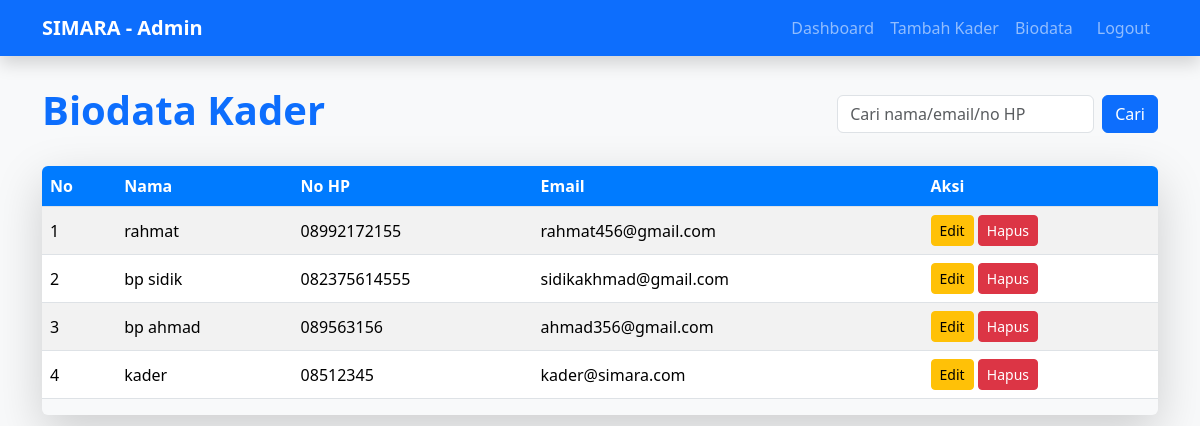
The page /admin/biodata_kader.php (signed in) on the database its author committed.
### tables this page shows
CREATE TABLE `users` (
  `id` int(11) NOT NULL,
  `nama` varchar(150) NOT NULL,
  `no_hp` varchar(15) NOT NULL,
  `email` varchar(150) NOT NULL,
  `password` varchar(255) NOT NULL,
  `role` enum('remaja','kader','admin') NOT NULL,
  `created_at` timestamp NOT NULL DEFAULT current_timestamp()
);

### admin/biodata_kader.php (the view, shortened to what this page needs)
<?php
require_once __DIR__ . '/../config/db.php';
$search = isset($_GET['search']) ? mysqli_real_escape_string($conn, $_GET['search']) : '';
$sql = "SELECT * FROM users WHERE role='kader'";
$sql .= " ORDER BY id DESC";
$result = mysqli_query($conn, $sql);
?>
<!DOCTYPE html>
<html lang="en">
<head>
  <link href="https://cdn.jsdelivr.net/npm/bootstrap@5.3.3/dist/css/bootstrap.min.css" rel="stylesheet">
</head>
<body>
  <?php include 'navbar.php'; ?>
  <div class="container table-container">
    <div class="d-flex justify-content-between align-items-center mb-4">
      <h1 class="fw-bold text-primary page-title">Biodata Kader</h1>
      <form class="d-flex search-form" method="get">
        <input class="form-control me-2" type="search" name="search" placeholder="Cari nama/email/no HP" value="<?= htmlspecialchars($search) ?>">
        <button class="btn btn-primary" type="submit">Cari</button>
      </form>
    </div>
    <div class="table-responsive shadow-lg rounded">
      <table class="table table-striped table-hover align-middle">
        <thead>
          <tr>
            <th>No</th>
            <th>Nama</th>
            <th>No HP</th>
            <th>Email</th>
            <th>Aksi</th>
          </tr>
        </thead>
        <tbody>
          <?php
          $no = 1;
          if (mysqli_num_rows($result) > 0):
            while ($row = mysqli_fetch_assoc($result)):
          ?>
          <tr>
            <td><?= $no++ ?></td>
            <td><?= htmlspecialchars($row['nama']) ?></td>
            <td><?= htmlspecialchars($row['no_hp']) ?></td>
            <td><?= htmlspecialchars($row['email']) ?></td>
            <td>
              <a href="edit_kader.php?id=<?= $row['id'] ?>" class="btn btn-warning btn-sm">Edit</a>
              <a href="hapus_kader.php?id=<?= $row['id'] ?>" class="btn btn-danger btn-sm" onclick="return confirm('Yakin ingin menghapus data ini?')">Hapus</a>
            </td>
          </tr>
          <?php
            endwhile;
          else:
          ?>
          <tr>
            <td colspan="5" class="text-center">Belum ada data kader</td>
          </tr>
          <?php endif; ?>
        </tbody>
      </table>
    </div>
  </div>
</body>
</html>

### admin/biodata_kader.php (style rules this page uses)
body { padding-top: 56px; background-color: #f8f9fa; overflow-x: hidden; }
.table-container { margin-top: 30px; opacity: 0; transform: translateY(50px); transition: opacity 0.8s ease, transform 0.8s ease; }
.table-container.show { opacity: 1; transform: translateY(0); }
.page-title { opacity: 0; transform: translateY(-30px); transition: opacity 0.8s ease, transform 0.8s ease; }
.page-title.show { opacity: 1; transform: translateY(0); }
.search-form { opacity: 0; transform: translateY(-30px); transition: opacity 0.8s ease 0.2s, transform 0.8s ease 0.2s; }
.search-form.show { opacity: 1; transform: translateY(0); }
.table thead th { background-color: #007bff; color: #fff; }

### rows shown on the page
users: nama "rahmat", no_hp "08992172155", email "rahmat456@gmail.com"
users: nama "bp sidik", no_hp "082375614555", email "sidikakhmad@gmail.com"
users: nama "bp ahmad", no_hp "089563156", email "ahmad356@gmail.com"
users: nama "kader", no_hp "08512345", email "kader@simara.com"
